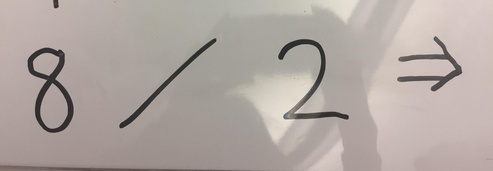
#> input picture eightdivtwo.jpg, 493 x 171 px, shrunk from 2048 x 711 before the run, given in place of threeplusfive.jpg, which was not available
$ jupyter execute segment_digits.ipynb   (older library calls are emulated)   (text cells are left out)
#> lines starting #> are read from the running program, lines starting #| are printed output that depends on the picture; after the words box and inside, x2 and y2 are one past the last pixel; in counts of white or black regions, pixels touching at a corner belong together; pictures that were not available may be replaced by others from this repository, and a replacement may not be noted
[cell 1]
import numpy as np
import cv2
from matplotlib import pyplot as plt

threeplusfive = cv2.imread('threeplusfive.jpg')
#> threeplusfive is the input picture: shape (171, 493, 3); mean B, G, R 161.8, 166.7, 176.4
nineminuseight = cv2.imread('nineminuseight.jpg')
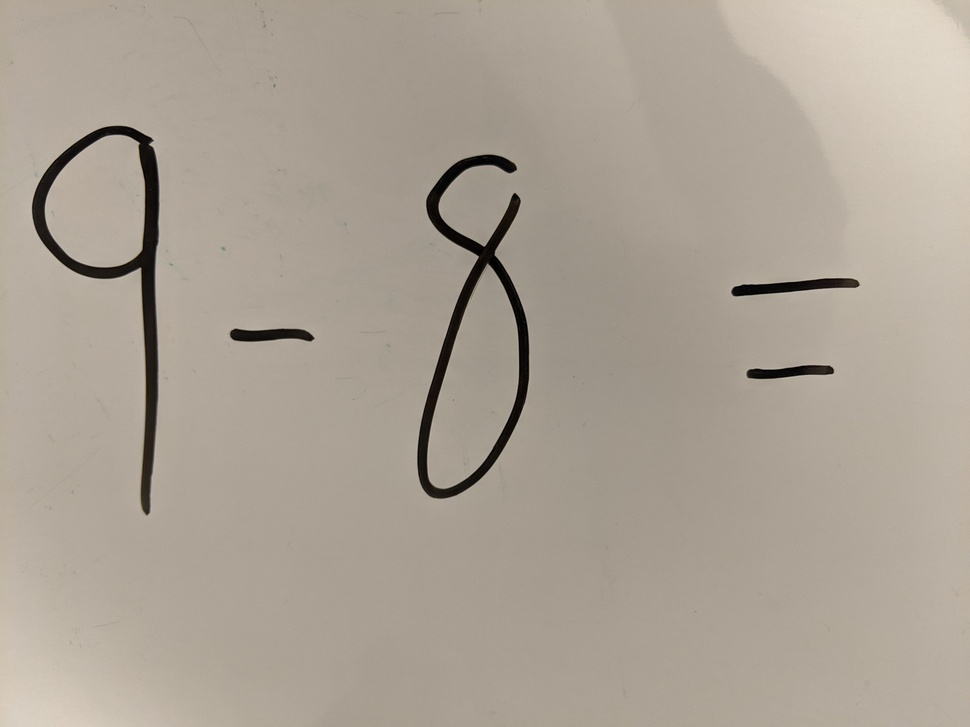
#> input picture nineminuseight.jpg, 970 x 727 px, shrunk from 4032 x 3024 before the run
#> nineminuseight is the input picture: shape (727, 970, 3); mean B, G, R 149.3, 161.5, 171.2

[cell 2]
plt.imshow(threeplusfive)

[cell 3]
threeplusfive_blurred = cv2.GaussianBlur(cv2.cvtColor(threeplusfive, cv2.COLOR_BGR2GRAY),(5,5),0)
nineminuseight_blurred = cv2.GaussianBlur(cv2.cvtColor(nineminuseight, cv2.COLOR_BGR2GRAY),(5,5),0)
plt.imshow(threeplusfive_blurred)

[cell 4]
ret3,th3 = cv2.threshold(threeplusfive_blurred,0,255,cv2.THRESH_BINARY+cv2.THRESH_OTSU)
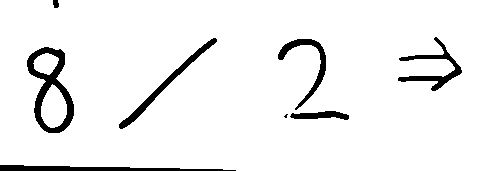
#> th3: shape (171, 493); 94.2% white; 8 black regions (1 under 20 px), largest, box (x1, y1, x2, y2) and area: (27, 47, 74, 133) 1404, (0, 165, 236, 171) 863, (119, 38, 217, 129) 792
#> ret3 = 131
ret9,th9 = cv2.threshold(nineminuseight_blurred,0,255,cv2.THRESH_BINARY+cv2.THRESH_OTSU)
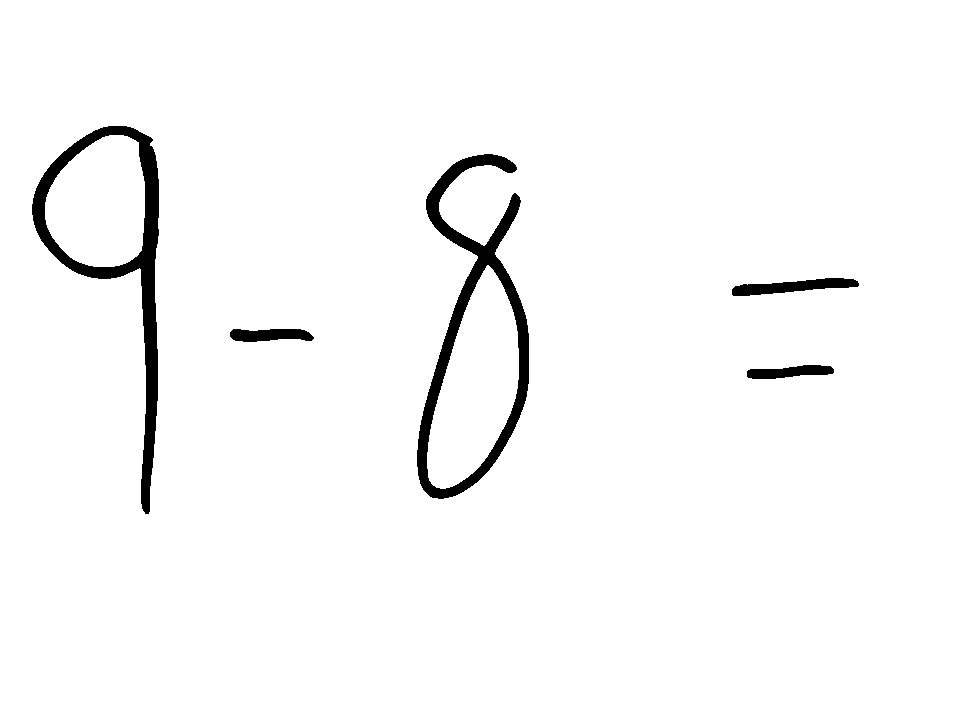
#> th9: shape (727, 970); 97.3% white; 5 black regions
#> ret9 = 99
plt.imshow(th3)

[cell 5]
plt.imshow(th9)

[cell 6]
output = cv2.connectedComponentsWithStats(th3, 8, cv2.CV_32S)
(numLabels, labels, stats, centroids) = output
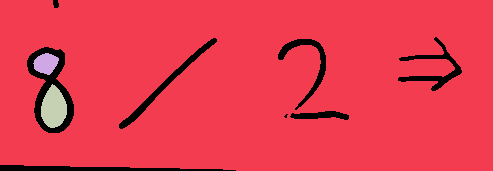
#> labels: shape (171, 493) int32; 4 distinct labels, from 0 to 3; one colour per label, 0 black
#> numLabels = 4; stats = [[0, 0, 462, 171, 4878], [0, 0, 493, 171, 78211], [33, 53, 26, 22, 395], [41, 84, 26, 44, 819]]; centroids = [[190.6, 96.25], [252.5, 84.17], [45.46, 63.09], [53.37, 107.5]]

[cell 7]
plt.imshow(labels)

[cell 8]
output = cv2.connectedComponentsWithStats(th9, 8, cv2.CV_32S)
(numLabels, labels, stats, centroids) = output
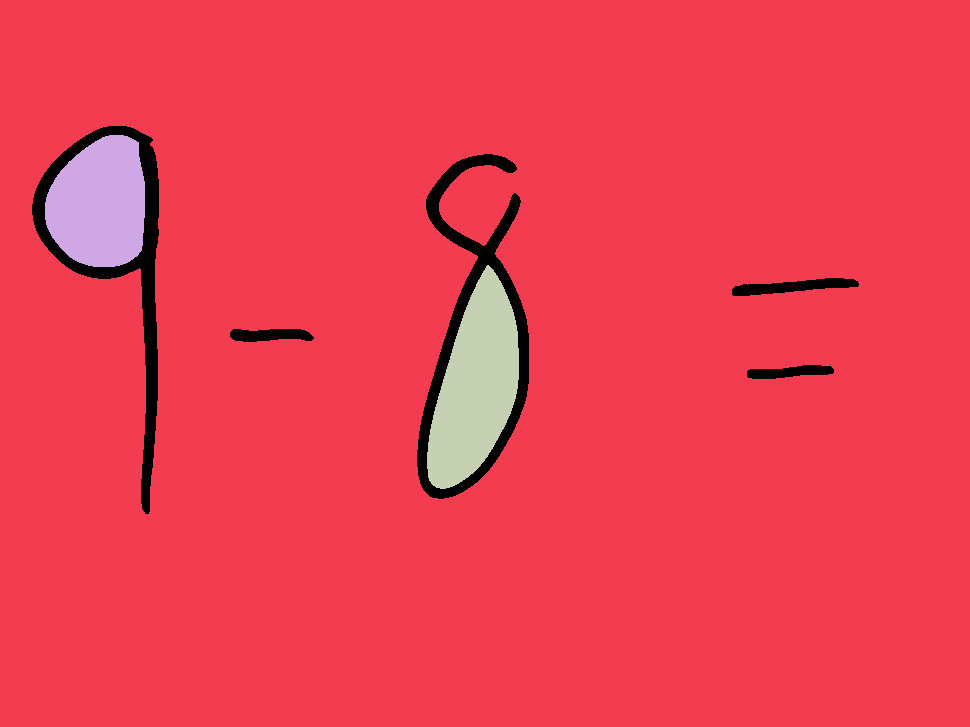
#> labels: shape (727, 970) int32; 4 distinct labels, from 0 to 3; one colour per label, 0 black
#> stats = [[32, 126, 827, 388, 19164], [0, 0, 970, 727, 662890], [45, 135, 100, 132, 10482], [427, 265, 92, 224, 12654]]; centroids = [[354.3, 299.3], [494.5, 366.9], [99.31, 203.6], [475.1, 385.7]]

[cell 9]
new, contours, hierarchy = cv2.findContours(th3, cv2.RETR_CCOMP, cv2.CHAIN_APPROX_SIMPLE)
#> contours = 9 contours, 1 with area under 20; largest, box (x1, y1, x2, y2) and area: (0, 0, 493, 171) 82732, (26, 46, 75, 134) 2726, (397, 36, 463, 92) 910, (118, 37, 218, 130) 894, (277, 38, 327, 111) 778, (41, 84, 67, 128) 770, (289, 110, 350, 121) 402, (33, 53, 59, 75) 362

img_h, img_w = th3.shape
#> img_h = 171; img_w = 493

digitCnts = []
areas = []
final = threeplusfive.copy()
# print(contours)
# loop over the digit area candidates
counter = 0
for c in contours:
    (x, y, w, h) = cv2.boundingRect(c)
    if w * h > .5 * img_h*img_w or w*h<1000:
        continue
    print(counter, w*h, x, y, w, h)
    areas.append(w*h)
    # if the contour is sufficiently large, it must be a digit
#     if (w >= 20 and w <= 290) and h >= (th3.shape[0]>>1)-15:
    x1 = x+w
    y1 = y+h
    xmid = x + w//2
    ymid = y + w//2
    digitCnts.append([x,x1,y,y1])
        #print(x,x1,y,y1)
        # Drawing the selected contour on the original image
    cv2.rectangle(final,(x,y),(x1,y1),(0, 0, 255), 5)
    final = cv2.putText(final, f'{counter}', (x, y+h), cv2.FONT_HERSHEY_SIMPLEX, 8, (255, 0, 0), 2, cv2.LINE_AA)
    counter += 1
#> this loop made 9 passes
#> (x, y, w, h, x1, y1, xmid, ymid) on passes 1, 6, 7, 8, 9: (41, 84, 26, 44, 67, 128, 54, 97), (26, 46, 49, 88, 75, 134, 50, 70), (277, 38, 50, 73, 327, 111, 302, 63), (118, 37, 100, 93, 218, 130, 168, 87), (397, 36, 66, 56, 463, 92, 430, 69)
#> (x, y, w, h) on passes 2 to 5: (33, 53, 26, 22), (0, 0, 493, 171), (283, 113, 6, 6), (289, 110, 61, 11)
#| 0 1144 41 84 26 44
#| 1 4312 26 46 49 88
#| 2 3650 277 38 50 73
#| 3 9300 118 37 100 93
#| 4 3696 397 36 66 56
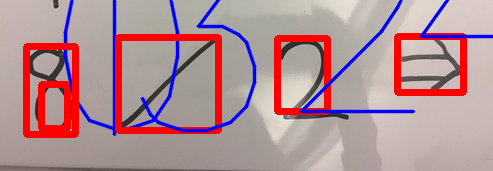
#> final: shape (171, 493, 3); mean B, G, R 150.2, 144, 177.9
#> after the loop, areas = [1144, 4312, 3650, 9300, 3696]; counter = 5; digitCnts = [[41, 67, 84, 128], [26, 75, 46, 134], [277, 327, 38, 111], [118, 218, 37, 130], [397, 463, 36, 92]]

plt.imshow(final)

[cell 10]
new, contours, hierarchy = cv2.findContours(th9, cv2.RETR_CCOMP, cv2.CHAIN_APPROX_SIMPLE)
#> contours = 8 contours; box (x1, y1, x2, y2) and area: (0, 0, 970, 727) 703494, (416, 153, 530, 500) 21526, (31, 125, 160, 515) 18770, (427, 265, 519, 489) 12419, (45, 135, 145, 267) 10308, (731, 277, 860, 297) 1381, (229, 328, 315, 343) 948, (746, 364, 835, 380) 907

img_h, img_w = th9.shape
#> img_h = 727; img_w = 970

digitCnts = []
areas = []
final = nineminuseight.copy()
# print(contours)
# loop over the digit area candidates
counter = 0
for c in contours:
    (x, y, w, h) = cv2.boundingRect(c)
    if w * h > .5 * img_h*img_w or w*h<1000:
        continue
    print(counter, w*h, x, y, w, h)
    areas.append(w*h)
    # if the contour is sufficiently large, it must be a digit
#     if (w >= 20 and w <= 290) and h >= (th3.shape[0]>>1)-15:
    x1 = x+w
    y1 = y+h
    xmid = x + w//2
    ymid = y + w//2
    digitCnts.append([x,x1,y,y1])
        #print(x,x1,y,y1)
        # Drawing the selected contour on the original image
    cv2.rectangle(final,(x,y),(x1,y1),(0, 0, 255), 5)
    final = cv2.putText(final, f'{counter}', (x, y+h), cv2.FONT_HERSHEY_SIMPLEX, 8, (255, 0, 0), 2, cv2.LINE_AA)
    counter += 1
#> this loop made 8 passes
#> (x, y, w, h, x1, y1, xmid, ymid) on passes 1, 2, 4, 5, 6, 7, 8: (427, 265, 92, 224, 519, 489, 473, 311), (45, 135, 100, 132, 145, 267, 95, 185), (746, 364, 89, 16, 835, 380, 790, 408), (229, 328, 86, 15, 315, 343, 272, 371), (731, 277, 129, 20, 860, 297, 795, 341), (416, 153, 114, 347, 530, 500, 473, 210), (31, 125, 129, 390, 160, 515, 95, 189)
#> (c, x, y, w, h) on pass 3: ([[0, 0], [0, 726], [969, 726], [969, 0]], 0, 0, 970, 727)
#| 0 20608 427 265 92 224
#| 1 13200 45 135 100 132
#| 2 1424 746 364 89 16
#| 3 1290 229 328 86 15
#| 4 2580 731 277 129 20
#| 5 39558 416 153 114 347
#| 6 50310 31 125 129 390
#> pass 1, `final = cv2.putText(final, f'{counter}', (x, y+h), cv2.FONT_HERSHEY_SI..`:
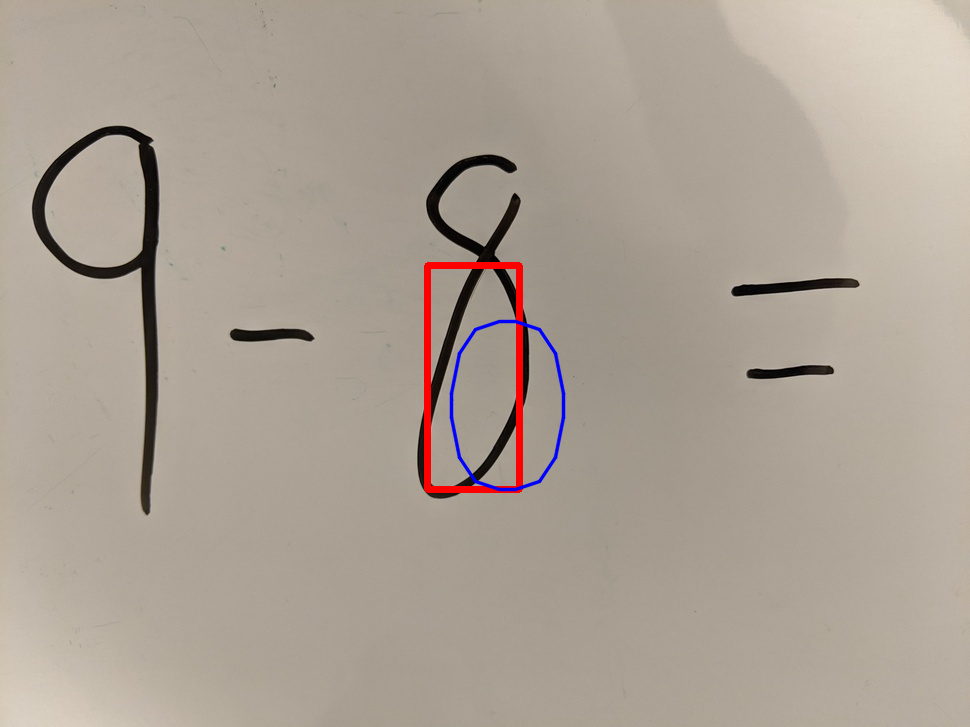
#> final: shape (727, 970, 3); 0.91% of pixels changed, all inside (x1, y1, x2, y2) = (424, 262, 566, 493)
#> pass 2, `final = cv2.putText(final, f'{counter}', (x, y+h), cv2.FONT_HERSHEY_SI..`:
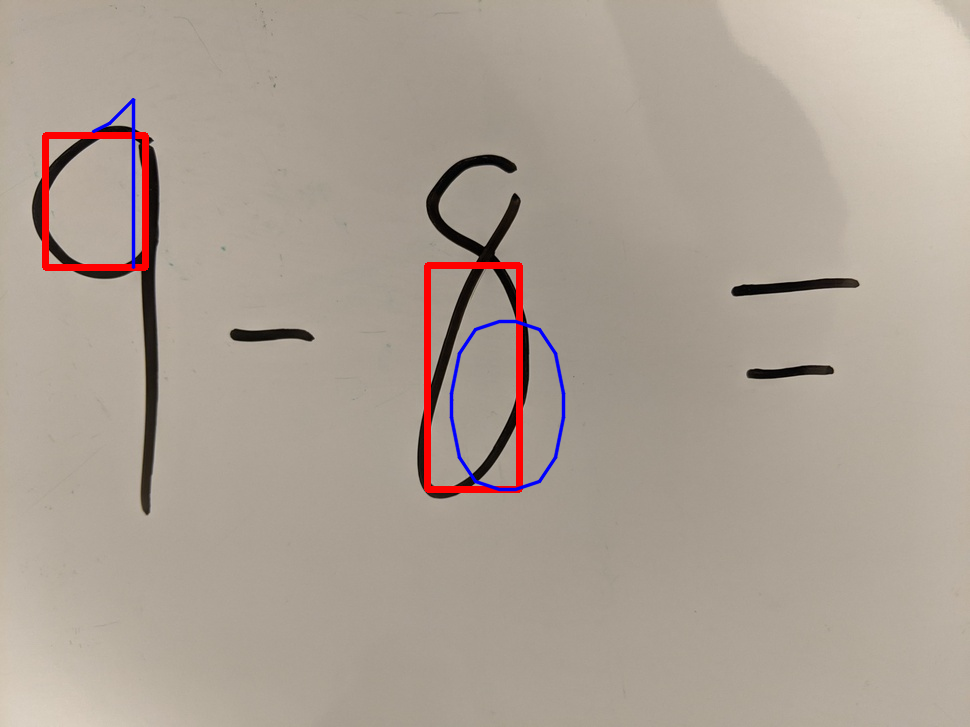
#> final: shape (727, 970, 3); 0.6% of pixels changed, all inside (x1, y1, x2, y2) = (42, 98, 149, 271)
#> after the loop:
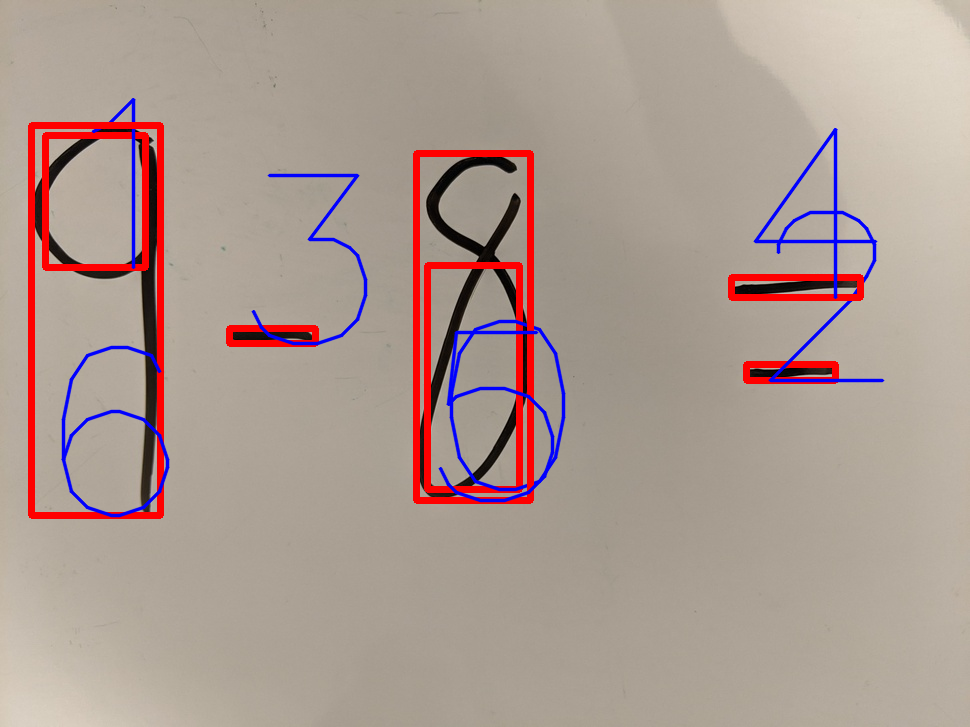
#> final: shape (727, 970, 3); 3.88% of pixels changed, all inside (x1, y1, x2, y2) = (28, 122, 885, 519)
#> after the loop, areas = [20608, 13200, 1424, 1290, 2580, 39558, 50310]; counter = 7; digitCnts = [[427, 519, 265, 489], [45, 145, 135, 267], [746, 835, 364, 380], [229, 315, 328, 343], [731, 860, 277, 297], [416, 530, 153, 500], [31, 160, 125, 515]]

plt.imshow(final)

[cell 11]
plt.hist(areas)
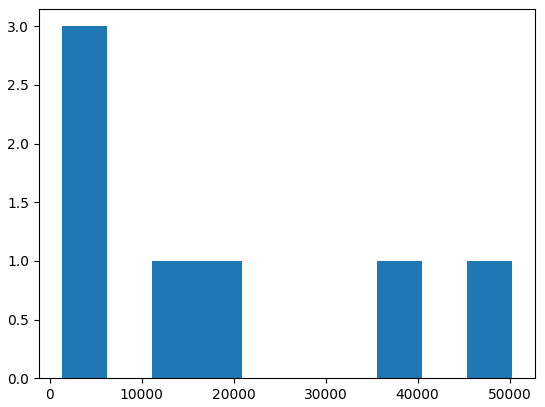
#> figure drawn by matplotlib, 1 panel; tallest bar 3 high, from x = 1290 to 6192
